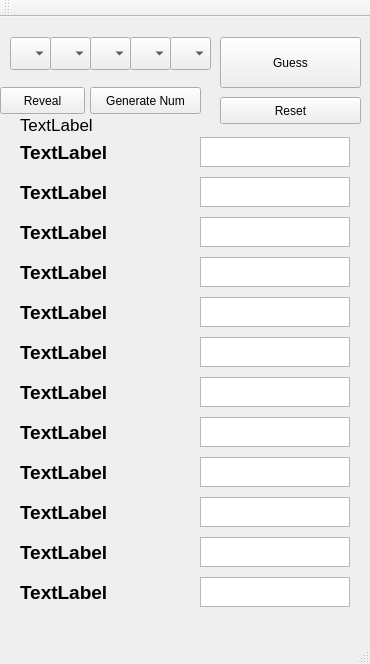
<?xml version="1.0" encoding="UTF-8"?>
<ui version="4.0">
 <class>MainWindow</class>
 <widget class="QMainWindow" name="MainWindow">
  <property name="enabled">
   <bool>true</bool>
  </property>
  <property name="geometry">
   <rect>
    <x>0</x>
    <y>0</y>
    <width>370</width>
    <height>664</height>
   </rect>
  </property>
  <property name="windowTitle">
   <string>MainWindow</string>
  </property>
  <widget class="QWidget" name="centralWidget">
   <widget class="QPushButton" name="pushButton">
    <property name="geometry">
     <rect>
      <x>90</x>
      <y>70</y>
      <width>111</width>
      <height>27</height>
     </rect>
    </property>
    <property name="text">
     <string>Generate Num</string>
    </property>
   </widget>
   <widget class="QComboBox" name="comboBox_1">
    <property name="geometry">
     <rect>
      <x>10</x>
      <y>20</y>
      <width>41</width>
      <height>33</height>
     </rect>
    </property>
    <property name="maximumSize">
     <size>
      <width>41</width>
      <height>16777215</height>
     </size>
    </property>
   </widget>
   <widget class="QComboBox" name="comboBox_2">
    <property name="geometry">
     <rect>
      <x>50</x>
      <y>20</y>
      <width>41</width>
      <height>33</height>
     </rect>
    </property>
    <property name="maximumSize">
     <size>
      <width>41</width>
      <height>16777215</height>
     </size>
    </property>
   </widget>
   <widget class="QComboBox" name="comboBox_3">
    <property name="geometry">
     <rect>
      <x>90</x>
      <y>20</y>
      <width>41</width>
      <height>33</height>
     </rect>
    </property>
    <property name="maximumSize">
     <size>
      <width>41</width>
      <height>16777215</height>
     </size>
    </property>
   </widget>
   <widget class="QComboBox" name="comboBox_4">
    <property name="geometry">
     <rect>
      <x>130</x>
      <y>20</y>
      <width>41</width>
      <height>33</height>
     </rect>
    </property>
    <property name="maximumSize">
     <size>
      <width>41</width>
      <height>16777215</height>
     </size>
    </property>
   </widget>
   <widget class="QComboBox" name="comboBox_5">
    <property name="geometry">
     <rect>
      <x>170</x>
      <y>20</y>
      <width>41</width>
      <height>33</height>
     </rect>
    </property>
    <property name="maximumSize">
     <size>
      <width>41</width>
      <height>16777215</height>
     </size>
    </property>
   </widget>
   <widget class="QPushButton" name="pushButton_2">
    <property name="geometry">
     <rect>
      <x>220</x>
      <y>20</y>
      <width>141</width>
      <height>51</height>
     </rect>
    </property>
    <property name="text">
     <string>Guess</string>
    </property>
    <property name="flat">
     <bool>false</bool>
    </property>
   </widget>
   <widget class="QLabel" name="label_random_generated_number">
    <property name="geometry">
     <rect>
      <x>20</x>
      <y>100</y>
      <width>101</width>
      <height>16</height>
     </rect>
    </property>
    <property name="font">
     <font>
      <pointsize>13</pointsize>
     </font>
    </property>
    <property name="text">
     <string>TextLabel</string>
    </property>
   </widget>
   <widget class="QLabel" name="label_1">
    <property name="geometry">
     <rect>
      <x>20</x>
      <y>120</y>
      <width>150</width>
      <height>30</height>
     </rect>
    </property>
    <property name="font">
     <font>
      <pointsize>14</pointsize>
      <weight>75</weight>
      <bold>true</bold>
     </font>
    </property>
    <property name="text">
     <string>TextLabel</string>
    </property>
   </widget>
   <widget class="QGraphicsView" name="graphicsView_1">
    <property name="geometry">
     <rect>
      <x>200</x>
      <y>120</y>
      <width>150</width>
      <height>30</height>
     </rect>
    </property>
   </widget>
   <widget class="QGraphicsView" name="graphicsView_2">
    <property name="geometry">
     <rect>
      <x>200</x>
      <y>160</y>
      <width>150</width>
      <height>30</height>
     </rect>
    </property>
   </widget>
   <widget class="QLabel" name="label_2">
    <property name="geometry">
     <rect>
      <x>20</x>
      <y>160</y>
      <width>150</width>
      <height>30</height>
     </rect>
    </property>
    <property name="font">
     <font>
      <pointsize>14</pointsize>
      <weight>75</weight>
      <bold>true</bold>
     </font>
    </property>
    <property name="text">
     <string>TextLabel</string>
    </property>
   </widget>
   <widget class="QGraphicsView" name="graphicsView_3">
    <property name="geometry">
     <rect>
      <x>200</x>
      <y>200</y>
      <width>150</width>
      <height>30</height>
     </rect>
    </property>
   </widget>
   <widget class="QLabel" name="label_3">
    <property name="geometry">
     <rect>
      <x>20</x>
      <y>200</y>
      <width>150</width>
      <height>30</height>
     </rect>
    </property>
    <property name="font">
     <font>
      <pointsize>14</pointsize>
      <weight>75</weight>
      <bold>true</bold>
     </font>
    </property>
    <property name="text">
     <string>TextLabel</string>
    </property>
   </widget>
   <widget class="QGraphicsView" name="graphicsView_4">
    <property name="geometry">
     <rect>
      <x>200</x>
      <y>240</y>
      <width>150</width>
      <height>30</height>
     </rect>
    </property>
   </widget>
   <widget class="QLabel" name="label_4">
    <property name="geometry">
     <rect>
      <x>20</x>
      <y>240</y>
      <width>150</width>
      <height>30</height>
     </rect>
    </property>
    <property name="font">
     <font>
      <pointsize>14</pointsize>
      <weight>75</weight>
      <bold>true</bold>
     </font>
    </property>
    <property name="text">
     <string>TextLabel</string>
    </property>
   </widget>
   <widget class="QGraphicsView" name="graphicsView_5">
    <property name="geometry">
     <rect>
      <x>200</x>
      <y>280</y>
      <width>150</width>
      <height>30</height>
     </rect>
    </property>
   </widget>
   <widget class="QLabel" name="label_5">
    <property name="geometry">
     <rect>
      <x>20</x>
      <y>280</y>
      <width>150</width>
      <height>30</height>
     </rect>
    </property>
    <property name="font">
     <font>
      <pointsize>14</pointsize>
      <weight>75</weight>
      <bold>true</bold>
     </font>
    </property>
    <property name="text">
     <string>TextLabel</string>
    </property>
   </widget>
   <widget class="QGraphicsView" name="graphicsView_6">
    <property name="geometry">
     <rect>
      <x>200</x>
      <y>320</y>
      <width>150</width>
      <height>30</height>
     </rect>
    </property>
   </widget>
   <widget class="QLabel" name="label_6">
    <property name="geometry">
     <rect>
      <x>20</x>
      <y>320</y>
      <width>150</width>
      <height>30</height>
     </rect>
    </property>
    <property name="font">
     <font>
      <pointsize>14</pointsize>
      <weight>75</weight>
      <bold>true</bold>
     </font>
    </property>
    <property name="text">
     <string>TextLabel</string>
    </property>
   </widget>
   <widget class="QGraphicsView" name="graphicsView_7">
    <property name="geometry">
     <rect>
      <x>200</x>
      <y>360</y>
      <width>150</width>
      <height>30</height>
     </rect>
    </property>
   </widget>
   <widget class="QLabel" name="label_7">
    <property name="geometry">
     <rect>
      <x>20</x>
      <y>360</y>
      <width>150</width>
      <height>30</height>
     </rect>
    </property>
    <property name="font">
     <font>
      <pointsize>14</pointsize>
      <weight>75</weight>
      <bold>true</bold>
     </font>
    </property>
    <property name="text">
     <string>TextLabel</string>
    </property>
   </widget>
   <widget class="QGraphicsView" name="graphicsView_8">
    <property name="geometry">
     <rect>
      <x>200</x>
      <y>400</y>
      <width>150</width>
      <height>30</height>
     </rect>
    </property>
   </widget>
   <widget class="QLabel" name="label_8">
    <property name="geometry">
     <rect>
      <x>20</x>
      <y>400</y>
      <width>150</width>
      <height>30</height>
     </rect>
    </property>
    <property name="font">
     <font>
      <pointsize>14</pointsize>
      <weight>75</weight>
      <bold>true</bold>
     </font>
    </property>
    <property name="text">
     <string>TextLabel</string>
    </property>
   </widget>
   <widget class="QGraphicsView" name="graphicsView_9">
    <property name="geometry">
     <rect>
      <x>200</x>
      <y>440</y>
      <width>150</width>
      <height>30</height>
     </rect>
    </property>
   </widget>
   <widget class="QLabel" name="label_9">
    <property name="geometry">
     <rect>
      <x>20</x>
      <y>440</y>
      <width>150</width>
      <height>30</height>
     </rect>
    </property>
    <property name="font">
     <font>
      <pointsize>14</pointsize>
      <weight>75</weight>
      <bold>true</bold>
     </font>
    </property>
    <property name="text">
     <string>TextLabel</string>
    </property>
   </widget>
   <widget class="QGraphicsView" name="graphicsView_10">
    <property name="geometry">
     <rect>
      <x>200</x>
      <y>480</y>
      <width>150</width>
      <height>30</height>
     </rect>
    </property>
   </widget>
   <widget class="QLabel" name="label_10">
    <property name="geometry">
     <rect>
      <x>20</x>
      <y>480</y>
      <width>150</width>
      <height>30</height>
     </rect>
    </property>
    <property name="font">
     <font>
      <pointsize>14</pointsize>
      <weight>75</weight>
      <bold>true</bold>
     </font>
    </property>
    <property name="text">
     <string>TextLabel</string>
    </property>
   </widget>
   <widget class="QGraphicsView" name="graphicsView_11">
    <property name="geometry">
     <rect>
      <x>200</x>
      <y>520</y>
      <width>150</width>
      <height>30</height>
     </rect>
    </property>
   </widget>
   <widget class="QLabel" name="label_11">
    <property name="geometry">
     <rect>
      <x>20</x>
      <y>520</y>
      <width>150</width>
      <height>30</height>
     </rect>
    </property>
    <property name="font">
     <font>
      <pointsize>14</pointsize>
      <weight>75</weight>
      <bold>true</bold>
     </font>
    </property>
    <property name="text">
     <string>TextLabel</string>
    </property>
   </widget>
   <widget class="QGraphicsView" name="graphicsView_12">
    <property name="geometry">
     <rect>
      <x>200</x>
      <y>560</y>
      <width>150</width>
      <height>30</height>
     </rect>
    </property>
   </widget>
   <widget class="QLabel" name="label_12">
    <property name="geometry">
     <rect>
      <x>20</x>
      <y>560</y>
      <width>150</width>
      <height>30</height>
     </rect>
    </property>
    <property name="font">
     <font>
      <pointsize>14</pointsize>
      <weight>75</weight>
      <bold>true</bold>
     </font>
    </property>
    <property name="text">
     <string>TextLabel</string>
    </property>
   </widget>
   <widget class="QPushButton" name="pushButton_3">
    <property name="geometry">
     <rect>
      <x>0</x>
      <y>70</y>
      <width>85</width>
      <height>27</height>
     </rect>
    </property>
    <property name="text">
     <string>Reveal</string>
    </property>
   </widget>
   <widget class="QPushButton" name="pushButton_4">
    <property name="geometry">
     <rect>
      <x>220</x>
      <y>80</y>
      <width>141</width>
      <height>27</height>
     </rect>
    </property>
    <property name="text">
     <string>Reset</string>
    </property>
   </widget>
  </widget>
  <widget class="QMenuBar" name="menuBar">
   <property name="geometry">
    <rect>
     <x>0</x>
     <y>0</y>
     <width>370</width>
     <height>27</height>
    </rect>
   </property>
  </widget>
  <widget class="QToolBar" name="mainToolBar">
   <attribute name="toolBarArea">
    <enum>TopToolBarArea</enum>
   </attribute>
   <attribute name="toolBarBreak">
    <bool>false</bool>
   </attribute>
  </widget>
  <widget class="QStatusBar" name="statusBar"/>
 </widget>
 <layoutdefault spacing="6" margin="11"/>
 <resources/>
 <connections/>
</ui>
